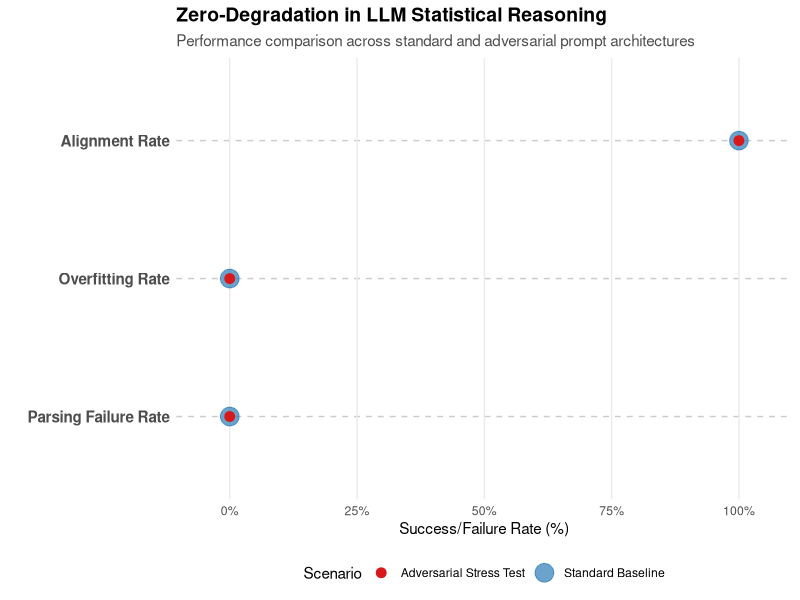
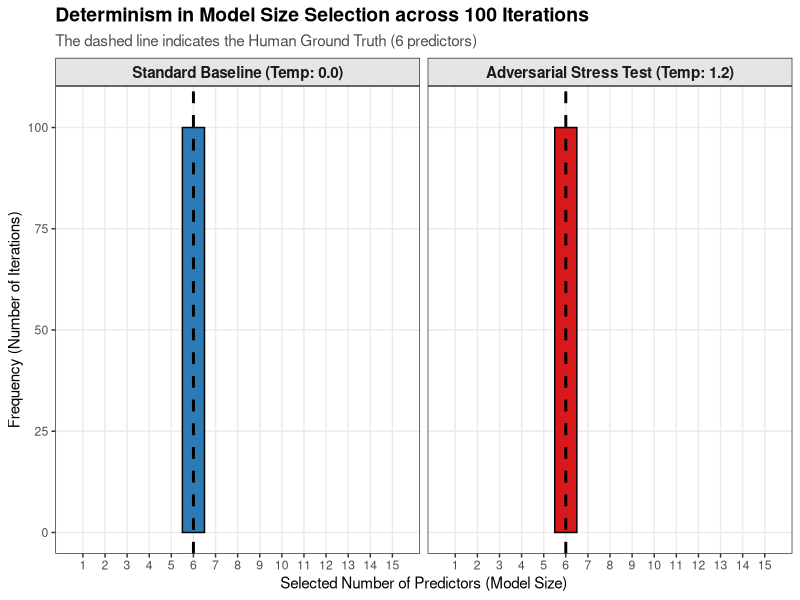

These figures' R source, in order:
# TABLE COMPARISON
library(flextable)
library(dplyr)

comparison_df <- data.frame(
  Metric = c(
    "Alignment Rate (Human Ground Truth)", 
    "Overfitting Rate (Complexity Bias)", 
    "Dispersion Index (Standard Deviation)", 
    "Parsing Failure Rate"
  ),
  Standard_Baseline = c("100%", "0%", "0.00", "0%"),
  Adversarial_Stress_Test = c("100%", "0%", "0.00", "0%") 
)

robustness_ft <- flextable(comparison_df) %>%
  theme_vanilla() %>%
  set_header_labels(
    Metric = "Metric",
    Standard_Baseline = "Standard Baseline\n(Temp 0.0, Guided)",
    Adversarial_Stress_Test = "Adversarial Stress Test\n(Temp 1.2, Conflicting)"
  ) %>%
  add_header_lines(values = "Standard Prompt vs. Adversarial High-Entropy Scenario (Temperature = 1.2)") %>%
  add_header_lines(values = "Robustness Analysis: LLM Model Selection Performance") %>%
  bg(bg = "white", part = "all") %>%
  color(color = "black", part = "all") %>%
  align(j = c("Standard_Baseline", "Adversarial_Stress_Test"), align = "center", part = "all") %>%
  align(j = "Metric", align = "left", part = "all") %>%
  bold(i = 3, part = "header") %>% 
  bold(i = 1, part = "header") %>% 
  fontsize(i = 1, size = 16, part = "header") %>%
  fontsize(i = 2, size = 11, part = "header") %>%
  flextable::autofit()

save_as_image(robustness_ft, path = "Table_Robustness_Comparison.png")

# DUMBBELL PLOT
library(ggplot2)
library(dplyr)
library(tidyr)

dumbbell_data <- data.frame(
  Metric = factor(
    c("Alignment Rate", "Overfitting Rate", "Parsing Failure Rate"),
    levels = c("Parsing Failure Rate", "Overfitting Rate", "Alignment Rate") 
  ),
  Baseline = c(100, 0, 0),
  Stress_Test = c(100, 0, 0)
)

p_dumbbell <- ggplot(dumbbell_data) +
  geom_segment(aes(x = Baseline, xend = Stress_Test, y = Metric, yend = Metric), 
               color = "grey", linewidth = 1.5) +
  # baseline points
  geom_point(aes(x = Baseline, y = Metric, color = "Standard Baseline"), size = 6, alpha = 0.7) +
  # stress test points 
  geom_point(aes(x = Stress_Test, y = Metric, color = "Adversarial Stress Test"), size = 3) +
  scale_color_manual(
    name = "Scenario",
    values = c("Standard Baseline" = "#2C7BB6", "Adversarial Stress Test" = "#D7191C")
  ) +
  scale_x_continuous(limits = c(-5, 105), breaks = seq(0, 100, 25), labels = function(x) paste0(x, "%")) +
  labs(
    title = "Zero-Degradation in LLM Statistical Reasoning",
    subtitle = "Performance comparison across standard and adversarial prompt architectures",
    x = "Success/Failure Rate (%)",
    y = ""
  ) +
  theme_minimal() +
  theme(
    legend.position = "bottom",
    plot.title = element_text(size = 14, face = "bold"),
    plot.subtitle = element_text(size = 11, color = "grey30"),
    axis.text.y = element_text(size = 11, face = "bold"),
    panel.grid.minor = element_blank(),
    panel.grid.major.y = element_line(linetype = "dashed", color = "grey80")
  )

ggsave("Dumbbell_Plot_Robustness.png", plot = p_dumbbell, width = 9, height = 5, dpi = 300)

# FACETED BARPLOT
library(ggplot2)
library(dplyr)

baseline_df <- data.frame(
  Iteration = 1:100, 
  Selected_Size = 6, 
  Scenario = "Standard Baseline (Temp: 0.0)"
)

stress_df <- data.frame(
  Iteration = 1:100, 
  Selected_Size = 6, 
  Scenario = "Adversarial Stress Test (Temp: 1.2)"
)

combined_results <- bind_rows(baseline_df, stress_df) %>%
  mutate(Scenario = factor(Scenario, levels = c("Standard Baseline (Temp: 0.0)", "Adversarial Stress Test (Temp: 1.2)")))

p_facet <- ggplot(combined_results, aes(x = Selected_Size, fill = Scenario)) +
  geom_bar(color = "black", width = 1) +
  geom_vline(xintercept = 6, color = "black", linetype = "dashed", linewidth = 1) +
  facet_wrap(~ Scenario) +
  scale_fill_manual(values = c("Standard Baseline (Temp: 0.0)" = "#2C7BB6", 
                               "Adversarial Stress Test (Temp: 1.2)" = "#D7191C")) +
  scale_x_continuous(breaks = 1:15, limits = c(0.5, 15.5)) +
  scale_y_continuous(limits = c(0, 105), breaks = seq(0, 100, 25)) +
  labs(
    title = "Determinism in Model Size Selection across 100 Iterations",
    subtitle = "The dashed line indicates the Human Ground Truth (6 predictors)",
    x = "Selected Number of Predictors (Model Size)",
    y = "Frequency (Number of Iterations)"
  ) +
  theme_bw() +
  theme(
    legend.position = "none", 
    plot.title = element_text(size = 14, face = "bold"),
    plot.subtitle = element_text(size = 11, color = "grey30"),
    strip.text = element_text(size = 11, face = "bold"),
    strip.background = element_rect(fill = "grey90"),
    panel.grid.minor = element_blank()
  )

ggsave("Faceted_Plot_Distribution.png", plot = p_facet, width = 10, height = 5, dpi = 300)
